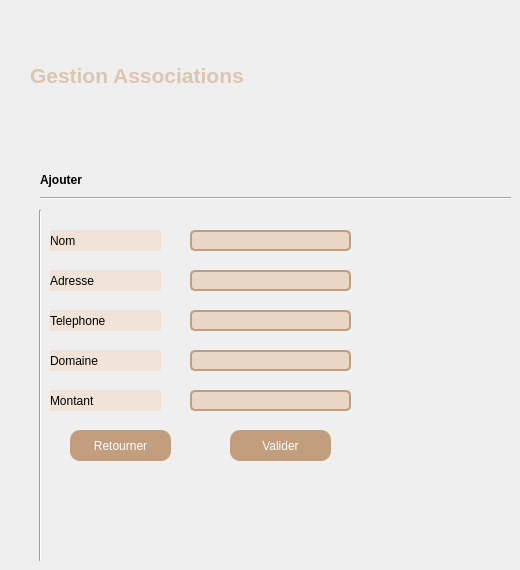
        <widget class="QWidget" name="page_41">
         <widget class="QLabel" name="label_106">
          <property name="geometry">
           <rect>
            <x>30</x>
            <y>50</y>
            <width>351</width>
            <height>51</height>
           </rect>
          </property>
          <property name="font">
           <font>
            <pointsize>14</pointsize>
            <weight>75</weight>
            <bold>true</bold>
           </font>
          </property>
          <property name="styleSheet">
           <string notr="true"/>
          </property>
          <property name="text">
           <string>&lt;html&gt;&lt;head/&gt;&lt;body&gt;&lt;p&gt;&lt;span style=&quot; font-size:16pt; color:#ddc5b0;&quot;&gt;Gestion Associations&lt;/span&gt;&lt;/p&gt;&lt;/body&gt;&lt;/html&gt;</string>
          </property>
         </widget>
         <widget class="QLabel" name="label_ajouter_7">
          <property name="geometry">
           <rect>
            <x>40</x>
            <y>170</y>
            <width>231</width>
            <height>21</height>
           </rect>
          </property>
          <property name="text">
           <string>&lt;html&gt;&lt;head/&gt;&lt;body&gt;&lt;p&gt;&lt;span style=&quot; font-weight:600; color:#000000;&quot;&gt;Ajouter&lt;/span&gt;&lt;/p&gt;&lt;/body&gt;&lt;/html&gt;</string>
          </property>
         </widget>
         <widget class="Line" name="line_19">
          <property name="geometry">
           <rect>
            <x>40</x>
            <y>190</y>
            <width>471</width>
            <height>16</height>
           </rect>
          </property>
          <property name="orientation">
           <enum>Qt::Horizontal</enum>
          </property>
         </widget>
         <widget class="Line" name="line_20">
          <property name="geometry">
           <rect>
            <x>30</x>
            <y>210</y>
            <width>20</width>
            <height>351</height>
           </rect>
          </property>
          <property name="orientation">
           <enum>Qt::Vertical</enum>
          </property>
         </widget>
         <widget class="QLabel" name="label_nom_19">
          <property name="geometry">
           <rect>
            <x>50</x>
            <y>230</y>
            <width>111</width>
            <height>21</height>
           </rect>
          </property>
          <property name="styleSheet">
           <string notr="true">background-color: rgb(241, 227, 215);</string>
          </property>
          <property name="text">
           <string>Nom</string>
          </property>
         </widget>
         <widget class="QLabel" name="label_adresse_3">
          <property name="geometry">
           <rect>
            <x>50</x>
            <y>270</y>
            <width>111</width>
            <height>21</height>
           </rect>
          </property>
          <property name="styleSheet">
           <string notr="true">background-color: rgb(241, 227, 215);</string>
          </property>
          <property name="text">
           <string>Adresse</string>
          </property>
         </widget>
         <widget class="QLabel" name="label_tel_3">
          <property name="geometry">
           <rect>
            <x>50</x>
            <y>310</y>
            <width>111</width>
            <height>21</height>
           </rect>
          </property>
          <property name="styleSheet">
           <string notr="true">background-color: rgb(241, 227, 215);</string>
          </property>
          <property name="text">
           <string>Telephone</string>
          </property>
         </widget>
         <widget class="QLabel" name="label_domaine_4">
          <property name="geometry">
           <rect>
            <x>50</x>
            <y>350</y>
            <width>111</width>
            <height>21</height>
           </rect>
          </property>
          <property name="styleSheet">
           <string notr="true">background-color: rgb(241, 227, 215);</string>
          </property>
          <property name="text">
           <string>Domaine</string>
          </property>
         </widget>
         <widget class="QLabel" name="label_montant_3">
          <property name="geometry">
           <rect>
            <x>50</x>
            <y>390</y>
            <width>111</width>
            <height>21</height>
           </rect>
          </property>
          <property name="styleSheet">
           <string notr="true">background-color: rgb(241, 227, 215);</string>
          </property>
          <property name="text">
           <string>Montant</string>
          </property>
         </widget>
         <widget class="QLineEdit" name="nomA_3">
          <property name="geometry">
           <rect>
            <x>190</x>
            <y>230</y>
            <width>161</width>
            <height>21</height>
           </rect>
          </property>
          <property name="styleSheet">
           <string notr="true">QLineEdit {
    border: 2px solid #C29E7E;
    border-radius: 5px;
    padding: 6px 12px;
    background-color: #E8D7C6;
}

QLineEdit:focus {
    border-color: #A48569;
}
</string>
          </property>
         </widget>
         <widget class="QLineEdit" name="adresseA_3">
          <property name="geometry">
           <rect>
            <x>190</x>
            <y>270</y>
            <width>161</width>
            <height>21</height>
           </rect>
          </property>
          <property name="styleSheet">
           <string notr="true">QLineEdit {
    border: 2px solid #C29E7E;
    border-radius: 5px;
    padding: 6px 12px;
    background-color: #E8D7C6;
}

QLineEdit:focus {
    border-color: #A48569;
}
</string>
          </property>
         </widget>
         <widget class="QLineEdit" name="telA_3">
          <property name="geometry">
           <rect>
            <x>190</x>
            <y>310</y>
            <width>161</width>
            <height>21</height>
           </rect>
          </property>
          <property name="styleSheet">
           <string notr="true">QLineEdit {
    border: 2px solid #C29E7E;
    border-radius: 5px;
    padding: 6px 12px;
    background-color: #E8D7C6;
}

QLineEdit:focus {
    border-color: #A48569;
}
</string>
          </property>
         </widget>
         <widget class="QLineEdit" name="domaineA_3">
          <property name="geometry">
           <rect>
            <x>190</x>
            <y>350</y>
            <width>161</width>
            <height>21</height>
           </rect>
          </property>
          <property name="styleSheet">
           <string notr="true">QLineEdit {
    border: 2px solid #C29E7E;
    border-radius: 5px;
    padding: 6px 12px;
    background-color: #E8D7C6;
}

QLineEdit:focus {
    border-color: #A48569;
}
</string>
          </property>
         </widget>
         <widget class="QLineEdit" name="montantA_3">
          <property name="geometry">
           <rect>
            <x>190</x>
            <y>390</y>
            <width>161</width>
            <height>21</height>
           </rect>
          </property>
          <property name="styleSheet">
           <string notr="true">QLineEdit {
    border: 2px solid #C29E7E;
    border-radius: 5px;
    padding: 6px 12px;
    background-color: #E8D7C6;
}

QLineEdit:focus {
    border-color: #A48569;
}
</string>
          </property>
         </widget>
         <widget class="QPushButton" name="validerAjout_3">
          <property name="geometry">
           <rect>
            <x>230</x>
            <y>430</y>
            <width>101</width>
            <height>31</height>
           </rect>
          </property>
          <property name="styleSheet">
           <string notr="true">QPushButton
{
border-radius:10px;
background-color:#C29E7E;
color:white;
}
QPushButton:pressed{
padding-left:5px;
padding-top:5px;
background-color: #C29E7E;


}</string>
          </property>
          <property name="text">
           <string>Valider</string>
          </property>
         </widget>
         <widget class="QPushButton" name="BackAjout_3">
          <property name="geometry">
           <rect>
            <x>70</x>
            <y>430</y>
            <width>101</width>
            <height>31</height>
           </rect>
          </property>
          <property name="styleSheet">
           <string notr="true">QPushButton
{
border-radius:10px;
background-color:#C29E7E;
color:white;
}
QPushButton:pressed{
padding-left:5px;
padding-top:5px;
background-color: #C29E7E;


}</string>
          </property>
          <property name="text">
           <string>Retourner</string>
          </property>
         </widget>
        </widget>
